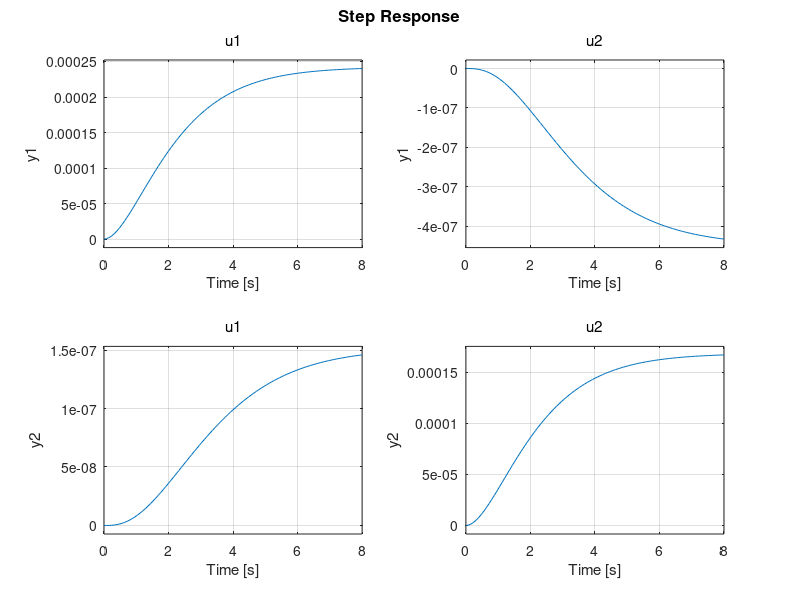
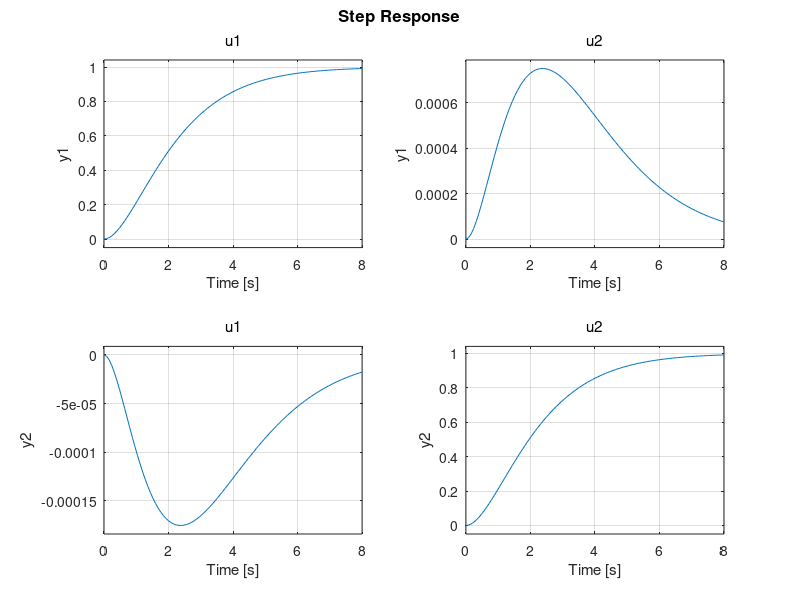

Source code (MATLAB) for these figures, in order:
close all; clear all; clc

%% Load White-Box Models
load('matrices.mat')

%% State

% Check open loop eigenvalues
Ecl = eig(A);

P = [-0.91 -0.91 -0.81 -0.81];
% P = [-0.2 -0.2 -0.1 -0.1];
%P = [-0.98 0.99 0.98 0.99];

L  = place(A,B,P);

% Check Closed Loop Eigenvalues;
Acl = A-B*L;
Ecl = eig(Acl);

% Close Loop System
syscl = ss(Acl,B,C,D);
figure(1)
step(syscl)

% Solve for Lr
Ldc = dcgain(syscl);
Lr = inv(Ldc);

% Scaled Close Loop System
figure(2)
syscl_scaled = ss(Acl,B*Lr,C,D);
step(syscl_scaled)

save('L_Lr_Pole_Placement.mat','L','Lr')